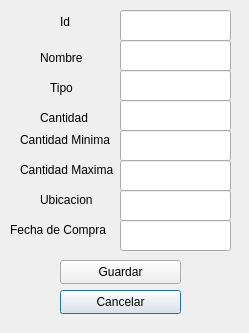
<?xml version="1.0" encoding="UTF-8"?>
<ui version="4.0">
 <class>EditComponentWindow</class>
 <widget class="QDialog" name="EditComponentWindow">
  <property name="geometry">
   <rect>
    <x>0</x>
    <y>0</y>
    <width>249</width>
    <height>333</height>
   </rect>
  </property>
  <property name="windowTitle">
   <string>Dialog</string>
  </property>
  <widget class="QLineEdit" name="txtType">
   <property name="geometry">
    <rect>
     <x>120</x>
     <y>70</y>
     <width>111</width>
     <height>31</height>
    </rect>
   </property>
  </widget>
  <widget class="QLineEdit" name="txtMax">
   <property name="geometry">
    <rect>
     <x>120</x>
     <y>160</y>
     <width>111</width>
     <height>31</height>
    </rect>
   </property>
  </widget>
  <widget class="QLineEdit" name="txtName">
   <property name="geometry">
    <rect>
     <x>120</x>
     <y>40</y>
     <width>111</width>
     <height>31</height>
    </rect>
   </property>
  </widget>
  <widget class="QPushButton" name="btnCancel">
   <property name="geometry">
    <rect>
     <x>60</x>
     <y>290</y>
     <width>121</width>
     <height>24</height>
    </rect>
   </property>
   <property name="text">
    <string>Cancelar</string>
   </property>
  </widget>
  <widget class="QLineEdit" name="txtLocation">
   <property name="geometry">
    <rect>
     <x>120</x>
     <y>190</y>
     <width>111</width>
     <height>31</height>
    </rect>
   </property>
  </widget>
  <widget class="QLineEdit" name="txtDate">
   <property name="geometry">
    <rect>
     <x>120</x>
     <y>220</y>
     <width>111</width>
     <height>31</height>
    </rect>
   </property>
  </widget>
  <widget class="QPushButton" name="btnSave">
   <property name="geometry">
    <rect>
     <x>60</x>
     <y>260</y>
     <width>121</width>
     <height>24</height>
    </rect>
   </property>
   <property name="text">
    <string>Guardar</string>
   </property>
  </widget>
  <widget class="QLineEdit" name="txtQuantity">
   <property name="geometry">
    <rect>
     <x>120</x>
     <y>100</y>
     <width>111</width>
     <height>31</height>
    </rect>
   </property>
  </widget>
  <widget class="QLineEdit" name="txtId">
   <property name="geometry">
    <rect>
     <x>120</x>
     <y>10</y>
     <width>111</width>
     <height>31</height>
    </rect>
   </property>
  </widget>
  <widget class="QLineEdit" name="txtMin">
   <property name="geometry">
    <rect>
     <x>120</x>
     <y>130</y>
     <width>111</width>
     <height>31</height>
    </rect>
   </property>
  </widget>
  <widget class="QLabel" name="label_5">
   <property name="geometry">
    <rect>
     <x>20</x>
     <y>130</y>
     <width>101</width>
     <height>20</height>
    </rect>
   </property>
   <property name="text">
    <string>Cantidad Minima</string>
   </property>
  </widget>
  <widget class="QLabel" name="label_6">
   <property name="geometry">
    <rect>
     <x>20</x>
     <y>160</y>
     <width>101</width>
     <height>20</height>
    </rect>
   </property>
   <property name="text">
    <string>Cantidad Maxima</string>
   </property>
  </widget>
  <widget class="QLabel" name="label_4">
   <property name="geometry">
    <rect>
     <x>40</x>
     <y>110</y>
     <width>49</width>
     <height>16</height>
    </rect>
   </property>
   <property name="text">
    <string>Cantidad</string>
   </property>
  </widget>
  <widget class="QLabel" name="label_3">
   <property name="geometry">
    <rect>
     <x>50</x>
     <y>80</y>
     <width>49</width>
     <height>16</height>
    </rect>
   </property>
   <property name="text">
    <string>Tipo</string>
   </property>
  </widget>
  <widget class="QLabel" name="label_8">
   <property name="geometry">
    <rect>
     <x>10</x>
     <y>220</y>
     <width>101</width>
     <height>20</height>
    </rect>
   </property>
   <property name="text">
    <string>Fecha de Compra</string>
   </property>
  </widget>
  <widget class="QLabel" name="label_2">
   <property name="geometry">
    <rect>
     <x>40</x>
     <y>50</y>
     <width>49</width>
     <height>16</height>
    </rect>
   </property>
   <property name="text">
    <string>Nombre</string>
   </property>
  </widget>
  <widget class="QLabel" name="label">
   <property name="geometry">
    <rect>
     <x>60</x>
     <y>14</y>
     <width>49</width>
     <height>16</height>
    </rect>
   </property>
   <property name="text">
    <string>Id</string>
   </property>
  </widget>
  <widget class="QLabel" name="label_7">
   <property name="geometry">
    <rect>
     <x>40</x>
     <y>190</y>
     <width>61</width>
     <height>20</height>
    </rect>
   </property>
   <property name="text">
    <string>Ubicacion</string>
   </property>
  </widget>
 </widget>
 <resources/>
 <connections/>
</ui>
